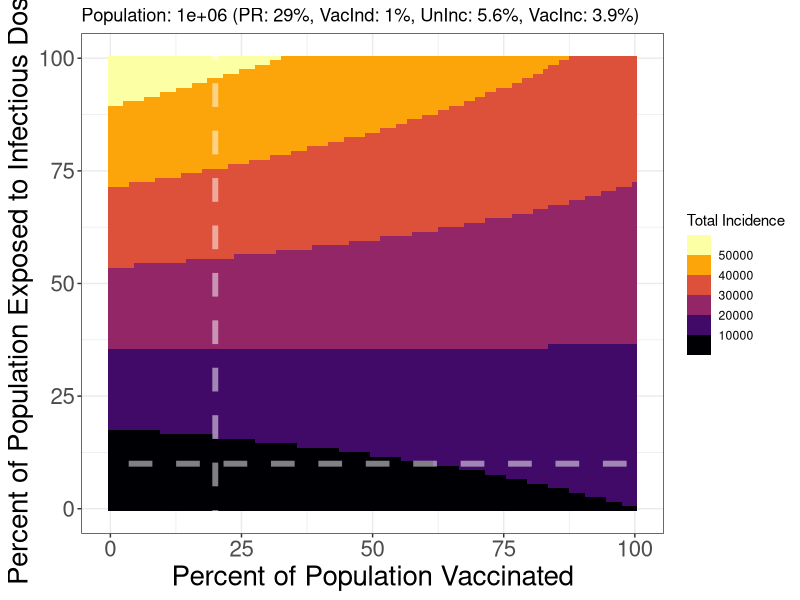

R code for this plot:
library(ggpubr)
library(tidyverse)

incidence_color <- function(unprotected_incidence = 5.6,
                            protected_incidence = 3.9,
                            intervention_incidence = 1,
                            protection_rate = 0,
                            population_size = 1000000){
  for (i in c(0:100)){
    interim <- data.frame("intervention_percent" = i,
                          "infection_percent" = c(0:100))
    if (!exists("datum")){
      datum <- interim
    } else {
      datum <- rbind(datum, interim)
    }
  }
  datum$vaccinated <- (datum$intervention_percent/100)*population_size
  datum$unvaccinated <- population_size-datum$vaccinated
  datum$theoretically_infected <- (datum$infection_percent/100)*population_size
  # Number of vaccinated people who get infected
  datum$infected_vaccinated <- ((datum$infection_percent/100)*datum$vaccinated)*((100-protection_rate)/100)
  datum$infected_unvaccinated <- (datum$infection_percent/100)*datum$unvaccinated
  
  # Number of people getting hurt by vaccination
  datum$intervention_incidence <- datum$vaccinated*(intervention_incidence/100)
  # Number of vaccinated people getting hurt by infection
  datum$protected_incidence <- datum$infected_vaccinated*(protected_incidence/100)
  datum$unprotected_incidence <- datum$infected_unvaccinated*(unprotected_incidence/100)
  datum$total_incidence <- datum$intervention_incidence+datum$protected_incidence+datum$unprotected_incidence
  
  #print(head(datum))
  draft <- ggplot(data = datum, aes(x = intervention_percent, y = infection_percent, fill = total_incidence))+
    geom_tile()+
    scale_fill_viridis_b(option="inferno")+
    theme_bw()+
    labs(x = "Percent of Population Vaccinated",
         y = "Percent of Population Exposed to Infectious Dose",
         fill = "Total Incidence",
         title = paste0("Population: ", population_size, " (PR: ", protection_rate, "%, VacInd: ",intervention_incidence,"%, UnInc: ", unprotected_incidence,"%, VacInc: ",protected_incidence,"%)"))+
    theme(axis.text.x = element_text(size = 16),
          axis.text.y = element_text(size = 16),
          axis.title = element_text(size = 20))+
    geom_hline(yintercept = 10, color = "white", alpha = 0.5, linewidth = 2, linetype = 2)+
    geom_vline(xintercept = 20, color = "white", alpha = 0.5, linewidth = 2, linetype = 2)
  print(draft)
  write_csv(datum, "datum.csv")
}
incidence_color(protection_rate = 29)

